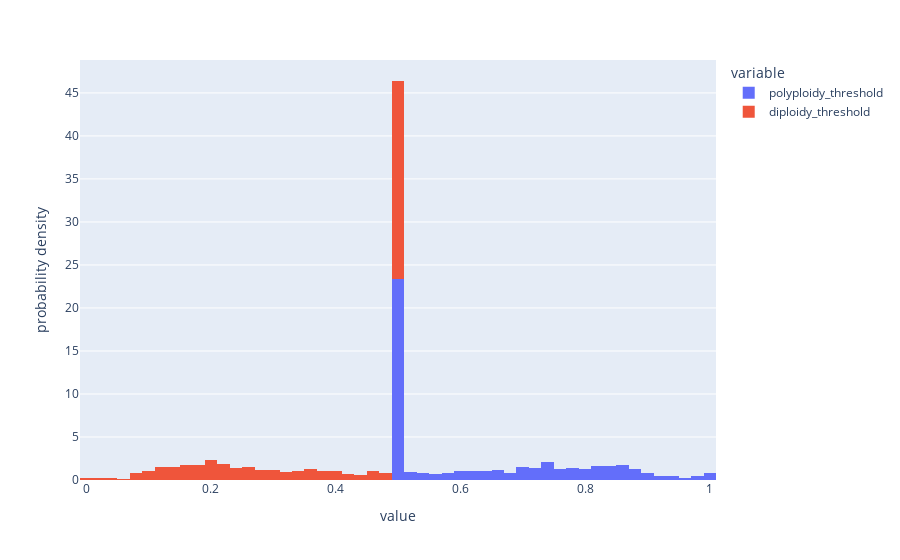

The notebook cell this image was saved under:
### Code cell
fig = px.histogram(exec_stats, x=["polyploidy_threshold", "diploidy_threshold"], nbins=60, histnorm='probability density')
fig.show()

### Figure 1 — Plotly figure (JSON) as saved in the notebook; plotly's stock layout.template omitted (floating-point values rounded to 4 significant figures; data arrays with more than 128 entries replaced by an {"elided": "..."} marker saying what was removed)
{"data": [{"alignmentgroup": "True", "bingroup": "x", "histnorm": "probability density", "hovertemplate": "variable=polyploidy_threshold<br>value=%{x}<br>probability density=%{y}<extra></extra>", "legendgroup": "polyploidy_threshold", "marker": {"color": "#636efa", "pattern": {"shape": ""}}, "name": "polyploidy_threshold", "nbinsx": 60, "offsetgroup": "polyploidy_threshold", "orientation": "v", "showlegend": true, "type": "histogram", "x": {"elided": "6764 float values"}, "xaxis": "x", "yaxis": "y"}, {"alignmentgroup": "True", "bingroup": "x", "histnorm": "probability density", "hovertemplate": "variable=diploidy_threshold<br>value=%{x}<br>probability density=%{y}<extra></extra>", "legendgroup": "diploidy_threshold", "marker": {"color": "#EF553B", "pattern": {"shape": ""}}, "name": "diploidy_threshold", "nbinsx": 60, "offsetgroup": "diploidy_threshold", "orientation": "v", "showlegend": true, "type": "histogram", "x": {"elided": "6764 float values"}, "xaxis": "x", "yaxis": "y"}], "layout": {"autosize": true, "barmode": "relative", "legend": {"title": {"text": "variable"}, "tracegroupgap": 0}, "margin": {"t": 60}, "xaxis": {"anchor": "y", "autorange": true, "domain": [0, 1], "range": [-0.01, 1.01], "title": {"text": "value"}, "type": "linear"}, "yaxis": {"anchor": "x", "autorange": true, "domain": [0, 1], "range": [0, 48.83], "title": {"text": "probability density"}}}}
